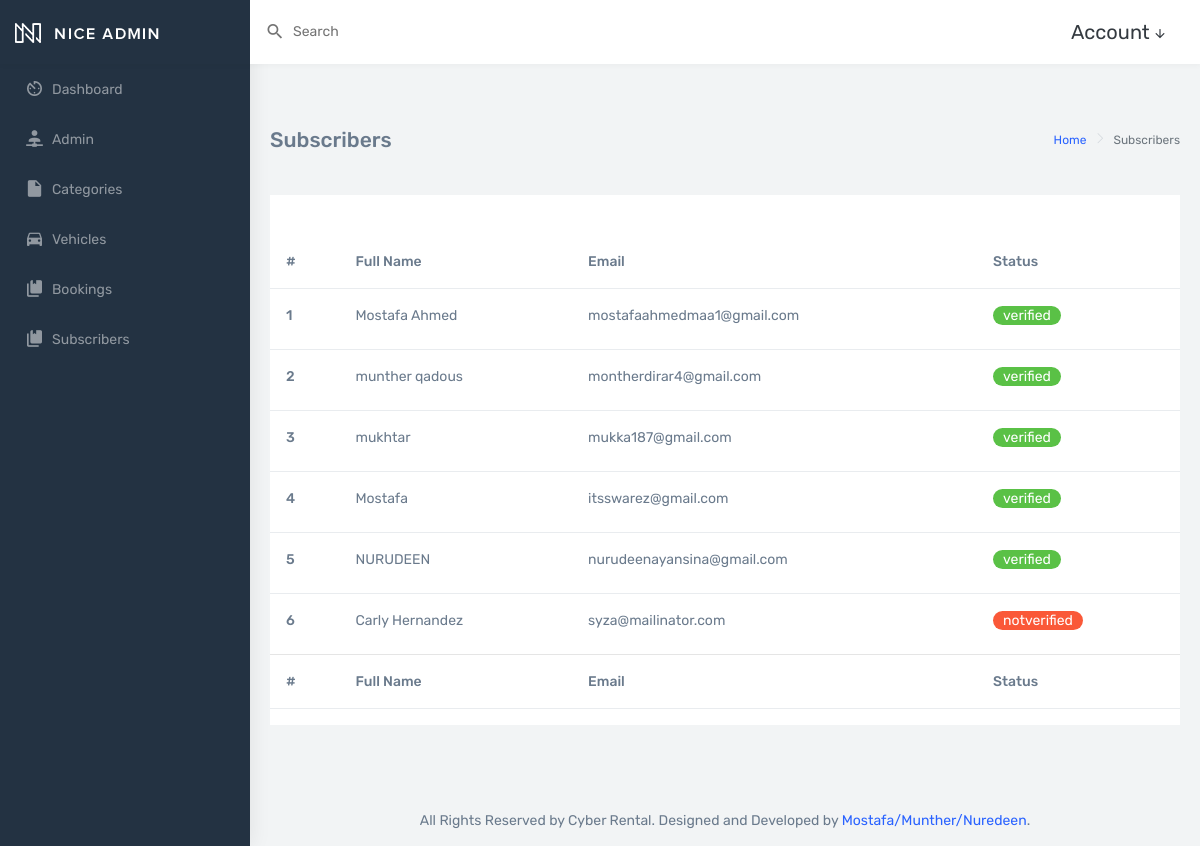
Page /CyberRental/admin/subscribers.php (signed in) on the committed database.
### tables this page shows
CREATE TABLE `usertable` (
  `id` int(11) NOT NULL,
  `name` varchar(255) NOT NULL,
  `email` varchar(255) NOT NULL,
  `password` varchar(255) NOT NULL,
  `code` mediumint(50) NOT NULL,
  `status` text NOT NULL
);

### CyberRental/admin/subscribers.php (the view, shortened to what this page needs)
<?php include('partials/menu.php'); ?>
        <div class="page-wrapper">
        <br />
<br>
            <div class="page-breadcrumb">
                <div class="row">
                    <div class="col-5 align-self-center">
                        <h4 class="page-title">Subscribers</h4>
                    </div>
                    <div class="col-7 align-self-center">
                        <div class="d-flex align-items-center justify-content-end">
                            <nav aria-label="breadcrumb">
                                <ol class="breadcrumb">
                                    <li class="breadcrumb-item">
                                        <a href="#">Home</a>
                                    </li>
                                    <li class="breadcrumb-item active" aria-current="page">Subscribers</li>
                                </ol>
                            </nav>
                        </div>
                    </div>
                </div>
            </div>
            <br>
            <div class="container-fluid">
                <div class="col-12">
                        <div class="card">
                            <div class="card-body">
                            </div>
                            <div class="table-responsive">
                                <table class="table table-hover">
                                    <thead>
                                        <tr>
                                    <th scope="col">#</th>
                                            <th>Full Name</th>
                                            <th>Email</th>
                                            <th>Status</th>
                                        </tr>
                                    </thead>
                                    <tfoot>
                                        <tr>
                                    <th scope="col">#</th>
                                            <th>Full Name</th>
                                            <th>Email</th>
                                            <th>Status</th>
                                        </tr>
                                    </tfoot>
                                    <?php
                 $sql = "SELECT * FROM usertable";
                 $res = mysqli_query($conn, $sql);
                 if($res==TRUE)
                 {
                     $count = mysqli_num_rows($res);
                    $sn=1;
                     if($count>0)
                     {
                            while($rows=mysqli_fetch_assoc($res))
                            {
                                 $full_name=$rows['name'];
                                 $email=$rows['email'];
                                 $status = $rows['status'];
                                 ?>
                                    <tbody>
                                        <tr>
                                            <th scope="row"><?php echo $sn++; ?></th>
                                            <td><?php echo $full_name; ?></td>
                                            <td><?php echo $email; ?></td>
                                            <td><?php  if($status=="verified")
                                            {
                                                echo "<label class='label label-success label-rounded font-14'>$status</label>";
                                            }
                                            elseif($status=="notverified")
                                            {
                                                echo "<label class='label label-danger label-rounded font-14'>$status</label>";
                                            } ?></td>
                                        </tr>
                                    </tbody>
                                    <?php
                            }
                     }
                     else
                     {
                        echo "<tr><td colspan='12' class='label label-danger font-14'>Admin Not Available.</td></tr>";
                     }
                 }
                 ?>
                                </table>
                            </div>
                        </div>
                    </div>
            </div>
            <?php include('partials/footer.php'); ?>

### rows in the picture
usertable: name "Mostafa Ahmed", email "mostafaahmedmaa1@gmail.com", status "verified"
usertable: name "munther qadous", email "montherdirar4@gmail.com", status "verified"
usertable: name "mukhtar", email "mukka187@gmail.com", status "verified"
usertable: name "Mostafa", email "itsswarez@gmail.com", status "verified"
usertable: name "NURUDEEN", email "nurudeenayansina@gmail.com", status "verified"
usertable: name "Carly Hernandez", email "syza@mailinator.com", status "notverified"
